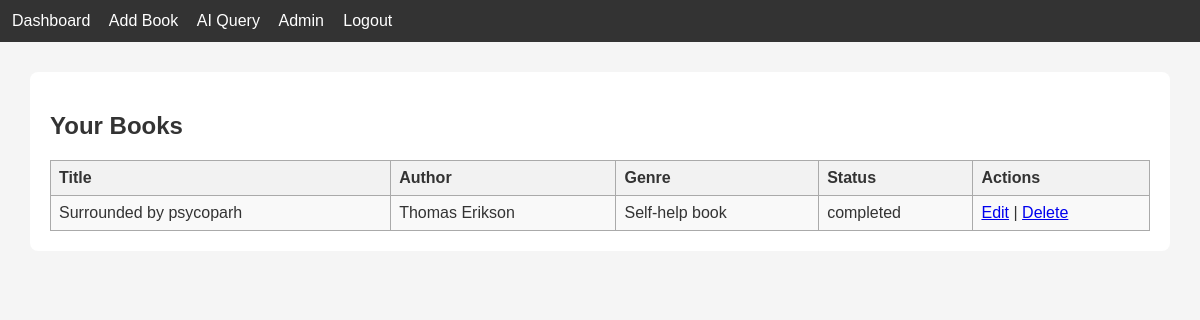
The app's page /dashboard (signed in) with its own data.
### tables this page shows
CREATE TABLE books (
    id INTEGER PRIMARY KEY AUTOINCREMENT,
    title TEXT,
    author TEXT,
    genre TEXT,
    status TEXT,
    user_id INTEGER,
    FOREIGN KEY(user_id) REFERENCES users(id)
);

### app.py (the view)
@app.route("/dashboard")
def dashboard():
    if "user_id" not in session:
        return redirect(url_for("login"))
    db = get_db()
    books = db.execute("SELECT * FROM books WHERE user_id=?", (session["user_id"],)).fetchall()
    return render_template("dashboard.html", books=books)

### app.py (called while the page is built)
def get_db():
    conn = sqlite3.connect("database.db")
    conn.row_factory = sqlite3.Row
    return conn

### templates/dashboard.html
{% extends "base.html" %}
{% block content %}
<h2>Your Books</h2>
<table>
    <tr>
        <th>Title</th>
        <th>Author</th>
        <th>Genre</th>
        <th>Status</th>
        <th>Actions</th>
    </tr>
    {% for book in books %}
    <tr>
        <td>{{ book.title }}</td>
        <td>{{ book.author }}</td>
        <td>{{ book.genre }}</td>
        <td>{{ book.status }}</td>
        <td>
            <a href="/edit_book/{{ book.id }}">Edit</a> |
            <a href="/delete_book/{{ book.id }}">Delete</a>
        </td>
    </tr>
    {% endfor %}
</table>
{% endblock %}

### static/style.css (style rules this page uses)
table { border-collapse: collapse; width: 100%; }
th, td { padding: 8px 12px; border: 1px solid #ddd; }
th { background-color: #f2f2f2; text-align: left; font-weight: bold; }
tr:nth-child(even) { background-color: #f9f9f9; }
body { font-family: Arial, sans-serif; background-color: #f7f7f7; color: #333; margin: 20px; }
h2, h3 { color: #333; }

### templates/base.html (style rules this page uses)
body { font-family: Arial; margin: 0; padding: 0; background: #f5f5f5; }
table { width: 100%; border-collapse: collapse; margin-top: 15px; }
table, th, td { border: 1px solid #aaa; }
th, td { padding: 8px; }

### records on screen
books: title "Surrounded by psycoparh", author "Thomas Erikson", genre "Self-help book", status "completed"
